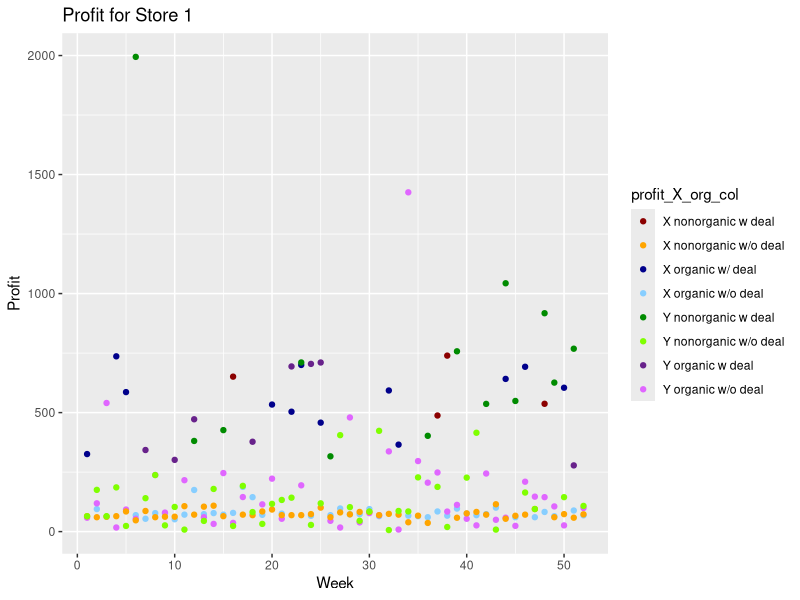
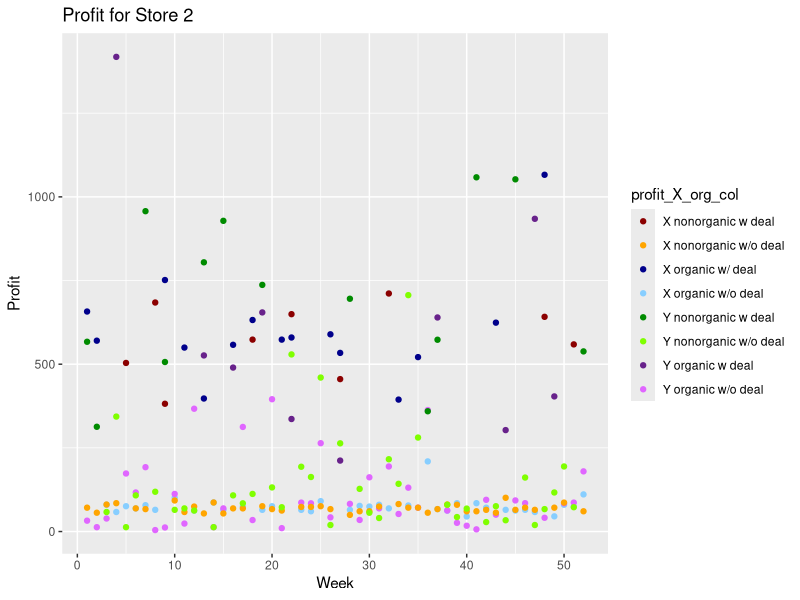
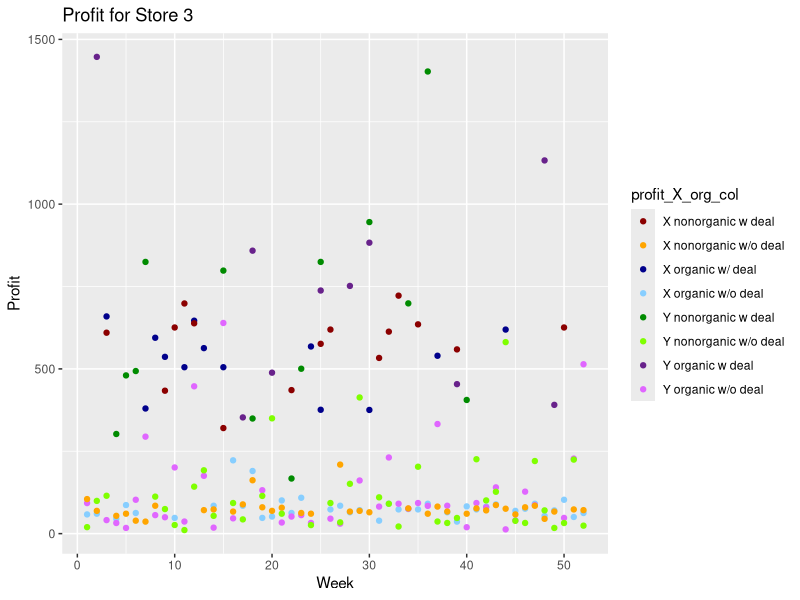
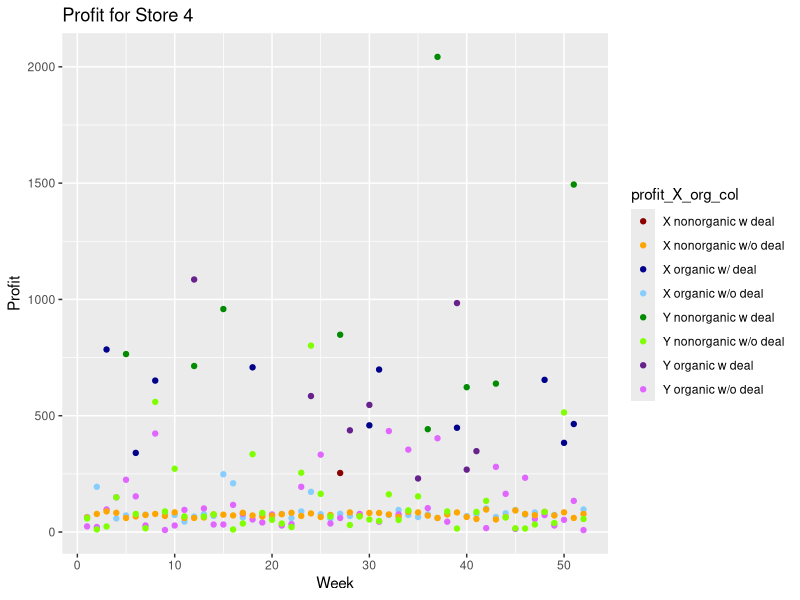
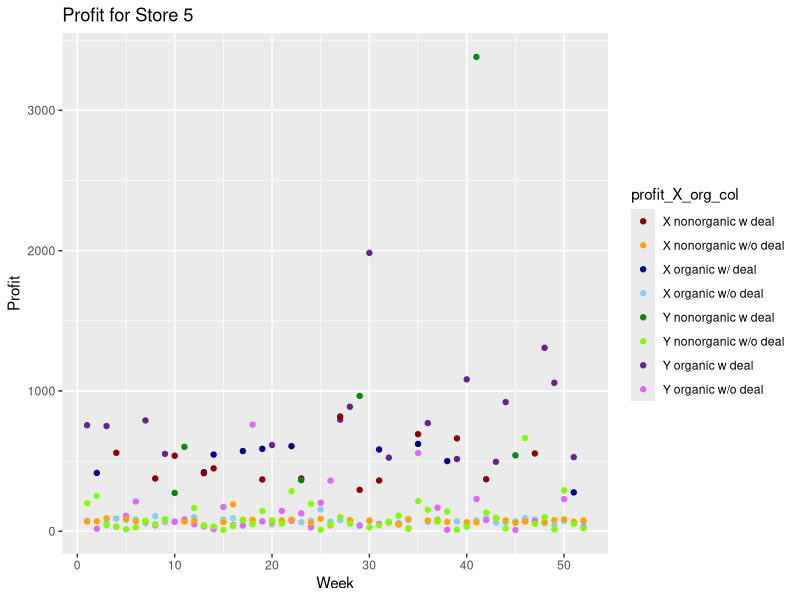
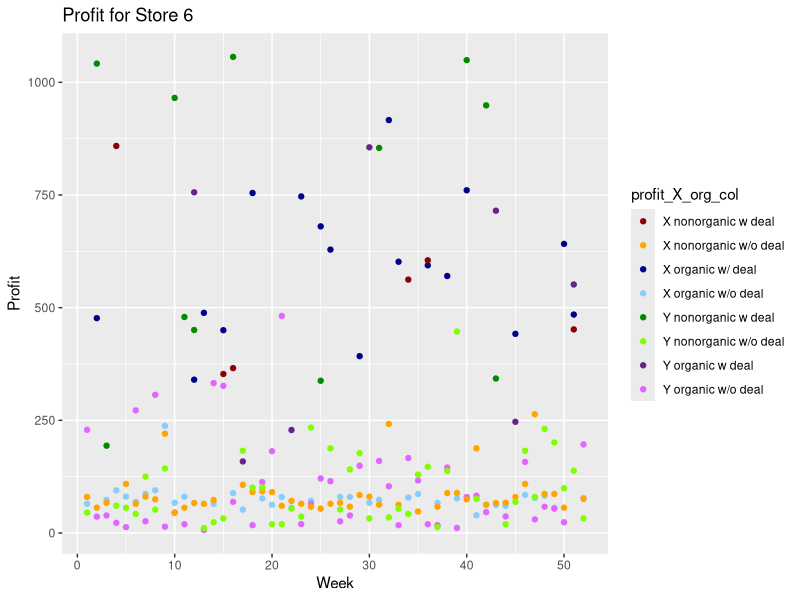
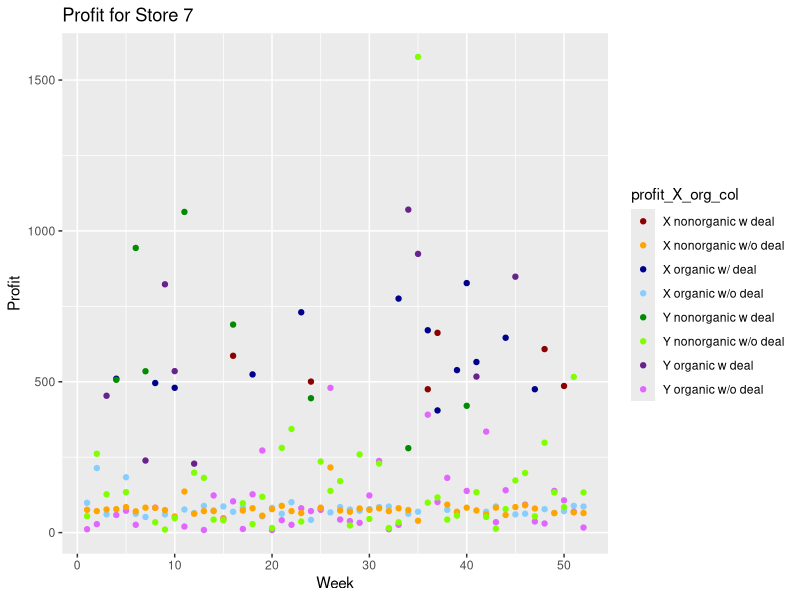
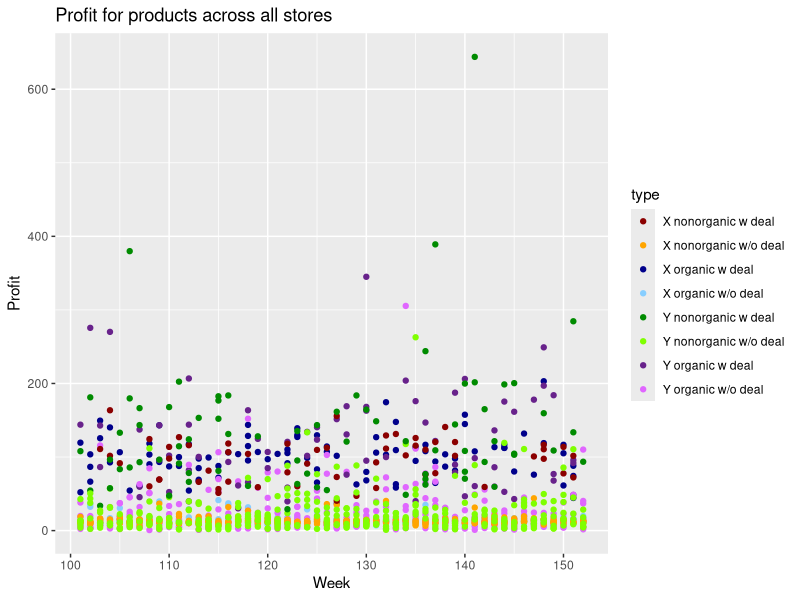

Reproduce these figures in R, in order.
## ---- chunk 1
knitr::opts_chunk$set(echo = TRUE)
library(ggplot2)
library(dplyr)
library(magrittr)
## ---- chunk 2
# Read in the data
data <- read.csv('Greatest_Aussie_Groceries_sales_data.csv', header=TRUE, sep=",")
# Change column name of cx to match style of capital X and Y
colnames(data)[colnames(data)=="cx"] <- "cX"
## ---- chunk 3
# Organic X
dataR <- data %>% filter(class=="organic") %>% select(STORE, WEEK, Hval_150, pX, cX, oz_X, deal_X, feat_X)
dataR$brand <- "X"
dataR$class <- "organic"
colnames(dataR) <- c("STORE", "WEEK", "Hval", "p", "c", "oz", "deal", "feat", "brand", "class")
data.ref <- dataR
# Organic Y
dataR <- data %>% filter(class=="organic") %>% select(STORE, WEEK, Hval_150, pY, cY, oz_Y, deal_Y, feat_Y)
dataR$brand <- "Y"
dataR$class <- "organic"
colnames(dataR) <- c("STORE", "WEEK", "Hval", "p", "c", "oz", "deal", "feat", "brand", "class")
data.ref <- rbind(data.ref, dataR)
# NonOrganic X
dataR <- data %>% filter(class=="nonorganic") %>% select(STORE, WEEK, Hval_150, pX, cX, oz_X, deal_X, feat_X)
dataR$brand <- "X"
dataR$class <- "nonorganic"
colnames(dataR) <- c("STORE", "WEEK", "Hval", "p", "c", "oz", "deal", "feat", "brand", "class")
data.ref <- rbind(data.ref, dataR)
# NonOrganic Y
dataR <- data %>% filter(class=="nonorganic") %>% select(STORE, WEEK, Hval_150, pY, cY, oz_Y, deal_Y, feat_Y)
dataR$brand <- "Y"
dataR$class <- "nonorganic"
colnames(dataR) <- c("STORE", "WEEK", "Hval", "p", "c", "oz", "deal", "feat", "brand", "class")
data.ref <- rbind(data.ref, dataR)
## ---- chunk 4
# Append a deal_feat column for X and Y
data <- mutate(data, deal_feat_Y = deal_Y*10 + feat_Y, deal_feat_X = deal_X*10 + feat_X)
# Append a revenue column for X and Y 
data <- mutate(data, rev_X = oz_X * pX, rev_Y = oz_Y * pY)
# Append a profit column for X and Y 
data <- mutate(data, profit_X = rev_X - cX * pX, profit_Y = rev_Y - cY * pY)
## ---- chunk 5
plotStore <- function(store_ID) {
# The palette with black:
cbbPalette <- c("red4", "orange1", "blue4", "skyblue1", "green4", "chartreuse1", "darkorchid4", "mediumorchid1")
# Pull data into temp results dataframe
results <- data.frame(WEEK=c(1:52))
results[,c("profit_X_org","profit_Y_org")] <- data %>% filter(.,STORE==store_ID, class=="organic") %>% select(.,profit_X, profit_Y)
results[,c("profit_X_non","profit_Y_non")] <- data %>% filter(.,STORE==store_ID, class=="nonorganic") %>% select(.,profit_X, profit_Y)
results[,c("profit_X_org_col","profit_Y_org_col")] <- data %>% filter(.,STORE==store_ID, class=="organic") %>% select(.,deal_X, deal_Y)
results[,c("profit_X_non_col","profit_Y_non_col")] <- data %>% filter(.,STORE==store_ID, class=="nonorganic") %>% select(.,deal_X, deal_Y)
# Assign legend name to categorical data
results$profit_X_org_col[results$profit_X_org_col == 0] <- "X organic w/o deal"
results$profit_X_org_col[results$profit_X_org_col == 1] <- "X organic w/ deal"
results$profit_Y_org_col[results$profit_Y_org_col == 0] <- "Y organic w/o deal"
results$profit_Y_org_col[results$profit_Y_org_col == 1] <- "Y organic w deal"
results$profit_X_non_col[results$profit_X_non_col == 0] <- "X nonorganic w/o deal"
results$profit_X_non_col[results$profit_X_non_col == 1] <- "X nonorganic w deal"
results$profit_Y_non_col[results$profit_Y_non_col == 0] <- "Y nonorganic w/o deal"
results$profit_Y_non_col[results$profit_Y_non_col == 1] <- "Y nonorganic w deal"
# Plot results
ggplot(results, aes(x=WEEK)) + 
  geom_point(aes(y=profit_X_org, colour=profit_X_org_col)) +
  geom_point(aes(y=profit_Y_org, colour=profit_Y_org_col)) + 
  geom_point(aes(y=profit_X_non, colour=profit_X_non_col)) +
  geom_point(aes(y=profit_Y_non, colour=profit_Y_non_col)) + 
  scale_colour_manual(values=cbbPalette) +
  labs(x = "Week", y = "Profit", title = paste("Profit for Store",store_ID)) 
}

# Plot the data
plotStore(1)
plotStore(2)
plotStore(3)
plotStore(4)
plotStore(5)
plotStore(6)
plotStore(7)

## General Scatter Plot
cbbPalette <- c("red4", "orange1", "blue4", "skyblue1", "green4", "chartreuse1", "darkorchid4", "mediumorchid1")
generalScatterResults <- data.ref %>% select(WEEK, p, c, oz, deal, class, brand)
generalScatterResults$deal[generalScatterResults$deal == 1] = "w deal"
generalScatterResults$deal[generalScatterResults$deal == 0] = "w/o deal"
generalScatterResults <- generalScatterResults %>% mutate(profit=oz*(p-c))
generalScatterResults <- generalScatterResults %>% mutate(type=paste(brand,class,deal,sep=" "))
ggplot(generalScatterResults, aes(x=WEEK)) + 
  geom_point(aes(y=profit, colour=type)) +
  scale_colour_manual(values=cbbPalette) +
  labs(x = "Week", y = "Profit", title = "Profit for products across all stores") 
## ---- chunk 6
# Function to retreve data from dataframe and composite into factor
retrieveData <- function(data, deal, CLASS, xy) {
  names <- c("STORE", "PROFIT")
  if (xy == "x")
    temp <- data %>% filter(deal_X==deal, class==CLASS) %>% select(STORE, profit_X)
   else
    temp <- data %>% filter(deal_Y==deal, class==CLASS) %>% select(STORE, profit_Y)
  colnames(temp) <- names
  name <- if (xy == "x") "X" else "Y"
  name <- if (CLASS == "organic") paste(name,"O",sep="") else paste(name,"I",sep="") 
  name <- if (deal == 1) paste(name,"deal",sep="_") else paste(name,"no_deal",sep="_") 
  return(data.frame(type=rep(name,nrow(temp)),temp))
}

boxplot_data <- retrieveData(data, deal=0, CLASS="organic", xy="x")
boxplot_data <- rbind(boxplot_data,retrieveData(data, deal=0, CLASS="nonorganic", xy="x"))
boxplot_data <- rbind(boxplot_data,retrieveData(data, deal=0, CLASS="organic", xy="y"))
boxplot_data <- rbind(boxplot_data,retrieveData(data, deal=0, CLASS="nonorganic", xy="y"))
boxplot_data <- rbind(boxplot_data,retrieveData(data, deal=1, CLASS="organic", xy="x"))
boxplot_data <- rbind(boxplot_data,retrieveData(data, deal=1, CLASS="nonorganic", xy="x"))
boxplot_data <- rbind(boxplot_data,retrieveData(data, deal=1, CLASS="organic", xy="y"))
boxplot_data <- rbind(boxplot_data,retrieveData(data, deal=1, CLASS="nonorganic", xy="y"))

ggplot(boxplot_data, aes(x=type, y=PROFIT)) + geom_boxplot() + labs(title="Boxplots of profit for different products", x="Product", y = "Profit")
## ---- chunk 7
boxplot_data <- mutate(boxplot_data, log10PROFIT=log10(PROFIT))
ggplot(boxplot_data, aes(x=type, y=log10PROFIT)) + geom_boxplot() + labs(title="Boxplots of log10(profit) for different products", x="Product", y = "log10(Profit)")
## ---- chunk 8
boxplot_data %>% filter(type=="XO_no_deal") %>% ggplot(., aes(x=STORE, y=PROFIT)) + geom_boxplot(aes(group = cut_width(STORE, 1))) + labs(title=paste("Profit of", "XO_no_deal" ,"for different stores"), x="Store", y = "Profit")
boxplot_data %>% filter(type=="XI_no_deal") %>% ggplot(., aes(x=STORE, y=PROFIT)) + geom_boxplot(aes(group = cut_width(STORE, 1))) + labs(title=paste("Profit of", "XI_no_deal" ,"for different stores"), x="Store", y = "Profit")
boxplot_data %>% filter(type=="YO_no_deal") %>% ggplot(., aes(x=STORE, y=PROFIT)) + geom_boxplot(aes(group = cut_width(STORE, 1))) + labs(title=paste("Profit of", "YO_no_deal" ,"for different stores"), x="Store", y = "Profit")
boxplot_data %>% filter(type=="YI_no_deal") %>% ggplot(., aes(x=STORE, y=PROFIT)) + geom_boxplot(aes(group = cut_width(STORE, 1))) + labs(title=paste("Profit of", "YI_no_deal" ,"for different stores"), x="Store", y = "Profit")
boxplot_data %>% filter(type=="XO_deal") %>% ggplot(., aes(x=STORE, y=PROFIT)) + geom_boxplot(aes(group = cut_width(STORE, 1))) + labs(title=paste("Profit of", "XO_deal" ,"for different stores"), x="Store", y = "Profit")
boxplot_data %>% filter(type=="XI_deal") %>% ggplot(., aes(x=STORE, y=PROFIT)) + geom_boxplot(aes(group = cut_width(STORE, 1))) + labs(title=paste("Profit of", "XI_deal" ,"for different stores"), x="Store", y = "Profit")
boxplot_data %>% filter(type=="YO_deal") %>% ggplot(., aes(x=STORE, y=PROFIT)) + geom_boxplot(aes(group = cut_width(STORE, 1))) + labs(title=paste("Profit of", "YO_deal" ,"for different stores"), x="Store", y = "Profit")
boxplot_data %>% filter(type=="YI_deal") %>% ggplot(., aes(x=STORE, y=PROFIT)) + geom_boxplot(aes(group = cut_width(STORE, 1))) + labs(title=paste("Profit of", "YI_deal" ,"for different stores"), x="Store", y = "Profit")
## ---- chunk 9
# Function that pulls out the data
retrieveDataLM <- function(data, CLASS, xy) {
  names <- c("STORE", "oz", "p", "deal")
  if (xy == "x")
    temp <- data %>% filter(.,class==CLASS) %>% select(.,STORE, oz_X, pX, deal_X)
  else
    temp <- data %>% filter(class==CLASS) %>% select(STORE, oz_Y, pY, deal_Y)
  colnames(temp) <- names
  name <- if (xy == "x") "X" else "Y"
  name <- if (CLASS == "organic") paste(name,"O",sep="") else paste(name,"I",sep="") 
  return(data.frame(type=rep(name,nrow(temp)),temp))
}

# Function that plots the loglog and actual curves
filteredLM <- function(data, TYPE, log=FALSE, include_Deal=FALSE) {
  response <- data %>% filter(type==TYPE) %>% select(oz) %>% {if (log) log(.) else (.)} %>% as.matrix()
  elasticity <- data %>% filter(type==TYPE) %>% select(p) %>% {if (log) log(.) else (.)} %>% as.matrix()
  deal <- data %>% filter(type==TYPE) %>% select(deal) %>% {if (include_Deal) (.) else (.)*0} %>% as.matrix()
  return(lm(response~elasticity+deal))
}

# Function to plot Prediction with actual data
plotStatsLogLog <- function(lm, type="loglog", title="") {
  results <- data.frame(p=lm$model$elasticity, oz=lm$model$response, resid=resid(lm))
  results <- mutate(results, loglogSol=lm$coefficients[1] + lm$coefficients[2]*p + if (is.na(lm$coefficients[3])) 0 else lm$coefficients[3]*lm$model$deal)
  results$sol <- exp(results$loglogSol)
  if (type == "loglog")
    ggplot(results) + geom_point(aes(x=p, y=oz)) + geom_line(aes(x=p, y=loglogSol)) + labs(x="log(price)", y="log(oz)", title=title) + coord_flip()
  else
    ggplot(results) + geom_point(aes(x=exp(p), y=exp(oz))) + geom_line(aes(x=exp(p), y=sol))  + labs(x="price", y="oz", title=title) + coord_flip()
}

# Function that generates the inear model
lm_data <- retrieveDataLM(data, CLASS="organic", xy="x")
lm_data <- rbind(lm_data,retrieveDataLM(data, CLASS="nonorganic", xy="x"))
lm_data <- rbind(lm_data,retrieveDataLM(data, CLASS="organic", xy="y"))
lm_data <- rbind(lm_data,retrieveDataLM(data, CLASS="nonorganic", xy="y"))
## ---- chunk 10
# Linear Model Summary for Organic X product without including the deal dummy variable
XO_lm_without_deal <- filteredLM(lm_data, TYPE="XO", log=TRUE, include_Deal=FALSE)
summary(XO_lm_without_deal)
plotStatsLogLog(XO_lm_without_deal, "loglog", "loglog PED for Organic X without deal")
plotStatsLogLog(XO_lm_without_deal, "normal", "PED for Organic X without deal")
## ---- chunk 11
# Linear Model Summary for Organic X product including deal dummy variable
XO_lm_with_deal <- filteredLM(lm_data, TYPE="XO", log=TRUE, include_Deal=TRUE)
summary(XO_lm_with_deal)
plotStatsLogLog(XO_lm_with_deal, "loglog", "loglog PED for Organic X with deal")
plotStatsLogLog(XO_lm_with_deal, "normal", "PED for Organic X with deal")
## ---- chunk 12
# Linear Model Summary for Organic Y product without including the deal dummy variable
YO_lm_without_deal <- filteredLM(lm_data, TYPE="YO", log=TRUE, include_Deal=FALSE)
summary(YO_lm_without_deal)
plotStatsLogLog(YO_lm_without_deal, "loglog", "loglog PED for Organic Y without deal")
plotStatsLogLog(YO_lm_without_deal, "normal", "PED for Organic Y without deal")
## ---- chunk 13
# Linear Model Summary for Organic Y product including deal dummy variable
YO_lm_with_deal <- filteredLM(lm_data, TYPE="YO", log=TRUE, include_Deal=TRUE)
summary(YO_lm_with_deal)
plotStatsLogLog(YO_lm_with_deal, "loglog", "loglog PED for Organic Y with deal")
plotStatsLogLog(YO_lm_with_deal, "normal", "PED for Organic Y with deal")
## ---- chunk 14
# Linear Model Summary for Nonorganic X product without including the deal dummy variable
XI_lm_without_deal <- filteredLM(lm_data, TYPE="XI", log=TRUE, include_Deal=FALSE)
summary(XI_lm_without_deal)
plotStatsLogLog(XI_lm_without_deal, "loglog", "loglog PED for Nonorganic X without deal")
plotStatsLogLog(XI_lm_without_deal, "normal", "PED for Nonrganic X without deal")
## ---- chunk 15
# Linear Model Summary for Nonorganic X product including deal dummy variable
XI_lm_with_deal <- filteredLM(lm_data, TYPE="XI", log=TRUE, include_Deal=TRUE)
summary(XI_lm_with_deal)
plotStatsLogLog(XI_lm_with_deal, "loglog", "loglog PED for Nonorganic X with deal")
plotStatsLogLog(XI_lm_with_deal, "normal", "PED for Nonorganic X with deal")
## ---- chunk 16
# Linear Model Summary for Nonorganic Y product without including the deal dummy variable
YI_lm_without_deal <- filteredLM(lm_data, TYPE="YI", log=TRUE, include_Deal=FALSE)
summary(YI_lm_without_deal)
plotStatsLogLog(YI_lm_without_deal, "loglog", "loglog PED for Nonorganic Y without deal")
plotStatsLogLog(YI_lm_without_deal, "normal", "PED for Nonorganic Y without deal")
## ---- chunk 17
# Linear Model Summary for Nonorganic Y product including deal dummy variable
YI_lm_with_deal <- filteredLM(lm_data, TYPE="YI", log=TRUE, include_Deal=TRUE)
summary(YI_lm_with_deal)
plotStatsLogLog(YI_lm_with_deal, "loglog", "loglog PED for Nonorganic Y with deal")
plotStatsLogLog(YI_lm_with_deal, "normal", "PED for Nonorganic Y with deal")
## ---- chunk 18
# Function that pulls out the data
retrieveDataCPED <- function(data, Q_class, Q_brand) {
tempQ <- data %>% filter(., class==Q_class) %>% select(., STORE, matches(paste("oz",Q_brand,sep="_")))
colnames(tempQ) <- c("STORE", "oz")
tempP_Org <- data %>% filter(., class=="organic") %>% select(., pX, pY)
colnames(tempP_Org) <- c("p_X_org", "p_Y_org")
tempP_NonOrg <- data %>% filter(., class=="nonorganic") %>% select(., pX, pY)
colnames(tempP_NonOrg) <- c("p_X_nonorg", "p_Y_nonorg")
return(data.frame(tempQ, tempP_Org, tempP_NonOrg))
}

# Function that plots the loglog and actual curves
crossPEDLinearReg <- function(data, TYPES, log=TRUE) {
  Q <- data %>% select(oz) %>% {if (log) log(.) else (.)} %>% as.matrix()
  pXOrg <- data %>% select(p_X_org) %>% {if (log) log(.) else (.)} %>% {if ("xOrg" %in% TYPES) (.) else (.)*0} %>% as.matrix()
  pYOrg <- data %>% select(p_Y_org) %>% {if (log) log(.) else (.)} %>% {if ("yOrg" %in% TYPES) (.) else (.)*0}  %>% as.matrix()
  pXNonOrg <- data %>% select(p_X_nonorg) %>% {if (log) log(.) else (.)} %>% {if ("xNonOrg" %in% TYPES) (.) else (.)*0}  %>% as.matrix()
  pYNonOrg <- data %>% select(p_Y_nonorg) %>% {if (log) log(.) else (.)} %>% {if ("yNonOrg" %in% TYPES) (.) else (.)*0}  %>% as.matrix()
  return(lm(Q~pXOrg+pYOrg+pXNonOrg+pYNonOrg))
}


crossXOrg <- retrieveDataCPED(data, "organic", "X")
crossYOrg <- retrieveDataCPED(data, "organic", "Y")
crossXNonOrg <- retrieveDataCPED(data, "nonorganic", "X")
crossYNonOrg <- retrieveDataCPED(data, "nonorganic", "Y")

lmXOrg <- crossPEDLinearReg(crossXOrg, c("xOrg"))
summary(lmXOrg)

lmXOrg <- crossPEDLinearReg(crossXOrg, c("yOrg"))
summary(lmXOrg)

lmXOrg <- crossPEDLinearReg(crossXOrg, c("xNonOrg"))
summary(lmXOrg)

lmXOrg <- crossPEDLinearReg(crossXOrg, c("yNonOrg"))
summary(lmXOrg)
## ---- chunk 19
XOrg.Qcoef = c(-16.8432,-7.0398)
YOrg.Qcoef = c(-15.7803,-6.7308)
XNonOrg.Qcoef = c(-15.8704,-6.7511)
YNonOrg.Qcoef = c(-15.4133,-6.657)

XOrg.Ccoef = c(-0.0006,0.8491)
YOrg.Ccoef = c(0.0003,0.8042)
XNonOrg.Ccoef = c(-0.0004,0.8434)
YNonOrg.Ccoef = c(0.0003,0.804)

profit <- function(price, Qcoef, Ccoef) {
  quantity <- exp(Qcoef[1]) * price^Qcoef[2]
  cost <- Ccoef[1] + Ccoef[2]*price
  return(quantity*(price-cost))
}
Xorg.Profit.func <- function(price) {
  return(profit(price,XOrg.Qcoef,XOrg.Ccoef))
}
Yorg.Profit.func <- function(price) {
  return(profit(price,YOrg.Qcoef,YOrg.Ccoef))
}
Xnonorg.Profit.func <- function(price) {
  return(profit(price,XNonOrg.Qcoef,XNonOrg.Ccoef))
}
Ynonorg.Profit.func <- function(price) {
  return(profit(price,YNonOrg.Qcoef,YNonOrg.Ccoef))
}
ggplot(data.frame(price = c(0.018, 0.035)), aes(price)) + 
  stat_function(fun = Xorg.Profit.func, aes(colour = "organic X")) + 
  stat_function(fun = Yorg.Profit.func, aes(colour = "organic Y")) + 
  stat_function(fun = Xnonorg.Profit.func, aes(colour = "inorganic X")) + 
  stat_function(fun = Ynonorg.Profit.func, aes(colour = "inorganic Y")) +
  scale_colour_manual("Lgend title", values = c("red", "blue", "green", "orange")) +
  labs(x = "price/oz", y = "profit/wk", title = "Profit per week versus price for each product")
## ---- chunk 20
# Linear Model for C(q)
costQuantityLM <- function(data, CLASS, BRAND) {
  cost <- data %>% filter(class==CLASS, brand==BRAND) %>% select(c) %>% log() %>% as.matrix()
  quantity <- data %>% filter(class==CLASS, brand==BRAND) %>% select(oz) %>% log() %>% as.matrix()
  return(lm(cost~quantity))
}

# Linear Model for R(q)
revenueQuantityLM <- function(data, CLASS, BRAND) {
  revenue <- data %>% filter(class==CLASS, brand==BRAND) %>% select(p) %>% log() %>% as.matrix()
  quantity <- data %>% filter(class==CLASS, brand==BRAND) %>% select(oz) %>% log() %>% as.matrix()
  return(lm(revenue~quantity))
}

marginalValue <- function(point, coef) {
  return(exp(coef[1])*point^coef[2] + coef[2]*exp(coef[1])*point^(coef[2]-1)*point)
}

cQ_X_org <- costQuantityLM(data.ref, "organic", "X")
cQ_X_org$coefficients[1] <- cQ_X_org$coefficients[1]
cQ_X_org$coefficients[2] <- cQ_X_org$coefficients[2]/1.15
cQ_Y_org <- costQuantityLM(data.ref, "organic", "Y")
cQ_X_nonorg <- costQuantityLM(data.ref, "nonorganic", "X")
cQ_Y_nonorg <- costQuantityLM(data.ref, "nonorganic", "Y")

rQ_X_org <- revenueQuantityLM(data.ref, "organic", "X")
rQ_Y_org <- revenueQuantityLM(data.ref, "organic", "Y")
rQ_X_nonorg <- revenueQuantityLM(data.ref, "nonorganic", "X")
rQ_Y_nonorg <- revenueQuantityLM(data.ref, "nonorganic", "Y")

cQ_XO_Curve <- function(quantity) return(marginalValue(quantity,cQ_X_org$coefficients))
rQ_XO_Curve <- function(quantity) return(marginalValue(quantity,rQ_X_org$coefficients))

cQ_YO_Curve <- function(quantity) return(marginalValue(quantity,cQ_Y_org$coefficients))
rQ_YO_Curve <- function(quantity) return(marginalValue(quantity,rQ_Y_org$coefficients))

cQ_XI_Curve <- function(quantity) return(marginalValue(quantity,cQ_X_nonorg$coefficients))
rQ_XI_Curve <- function(quantity) return(marginalValue(quantity,rQ_X_nonorg$coefficients))

cQ_YI_Curve <- function(quantity) return(marginalValue(quantity,cQ_Y_nonorg$coefficients))
rQ_YI_Curve <- function(quantity) return(marginalValue(quantity,rQ_Y_nonorg$coefficients))

quantity.range = c(10, 100000)
ggplot(data.frame(quantity = quantity.range ), aes(quantity)) + 
  stat_function(fun = cQ_XO_Curve, aes(colour = "MC XO")) + 
  stat_function(fun = rQ_XO_Curve, aes(colour = "MR XO")) + 
  labs(y = "price/cost (per oz)", x="Quantity", title = "MC and MR for Organic X")

ggplot(data.frame(quantity = quantity.range ), aes(quantity)) + 
  stat_function(fun = cQ_YO_Curve, aes(colour = "MC YO")) + 
  stat_function(fun = rQ_YO_Curve, aes(colour = "MR YO")) + 
  labs(y = "price/cost (per oz)", x="Quantity", title = "MC and MR for Organic Y")

ggplot(data.frame(quantity = quantity.range ), aes(quantity)) + 
  stat_function(fun = cQ_XI_Curve, aes(colour = "MC XI")) + 
  stat_function(fun = rQ_XI_Curve, aes(colour = "MR XI")) + 
  labs(y = "price/cost (per oz)", x="Quantity", title = "MC and MR for NonOrganic X")

ggplot(data.frame(quantity = quantity.range ), aes(quantity)) + 
  stat_function(fun = cQ_YI_Curve, aes(colour = "MC YI")) + 
  stat_function(fun = rQ_YI_Curve, aes(colour = "MR YI")) + 
  labs(y = "price/cost (per oz)", x="Quantity", title = "MC and MR for NonOrganic Y")
## ---- chunk 21
cQ_X_org <- costQuantityLM(data.ref, "organic", "X")
cQ_X_org$coefficients[1] <- cQ_X_org$coefficients[1]
cQ_X_org$coefficients[2] <- cQ_X_org$coefficients[2]/1.15
cQ_XO_Curve <- function(quantity) return(marginalValue(quantity,cQ_X_org$coefficients))
rQ_XO_Curve <- function(quantity) return(marginalValue(quantity,rQ_X_org$coefficients))
quantity.range = c(10, 100000)
ggplot(data.frame(quantity = quantity.range ), aes(quantity)) + 
  stat_function(fun = cQ_XO_Curve, aes(colour = "MC XO")) + 
  stat_function(fun = rQ_XO_Curve, aes(colour = "MR XO")) + 
  labs(y = "price/cost (per oz)", x="Quantity", title = "MC and MR for Organic X (with improved c curve)")

ggplot(data.frame(quantity = quantity.range ), aes(quantity)) + 
  stat_function(fun = cQ_XO_Curve, aes(colour = "MC XO")) + 
  stat_function(fun = rQ_XO_Curve, aes(colour = "MR XO")) + 
  labs(y = "log10 price/cost (per oz)", x="log 10 Quantity", title = "MC and MR for Organic X (with improved c curve)") +
  scale_x_log10()
## ---- chunk 22
crossPEDLM <- function(data.ref, BRAND="X", CLASS="organic") {
  quantity <- data.ref %>% filter(brand==BRAND, class==CLASS) %>% select(oz) %>% log() %>% as.matrix()
  hVal <- data.ref %>% filter(brand==BRAND, class==CLASS) %>% select(Hval) %>% log() %>% as.matrix()
  XO_org_price <- data.ref %>% filter(brand=="X", class=="organic") %>% select(p) %>% log() %>% as.matrix()
  YO_org_price <- data.ref %>% filter(brand=="Y", class=="organic") %>% select(p) %>% log() %>% as.matrix()
  XI_org_price <- data.ref %>% filter(brand=="X", class=="nonorganic") %>% select(p) %>% log() %>% as.matrix()
  YI_org_price <- data.ref %>% filter(brand=="Y", class=="nonorganic") %>% select(p) %>% log() %>% as.matrix()
  XO_org_deal <- data.ref %>% filter(brand=="X", class=="organic") %>% select(deal) %>% as.matrix()
  YO_org_deal <- data.ref %>% filter(brand=="Y", class=="organic") %>% select(deal) %>% as.matrix()
  XI_org_deal <- data.ref %>% filter(brand=="X", class=="nonorganic") %>% select(deal) %>% as.matrix()
  YI_org_deal <- data.ref %>% filter(brand=="Y", class=="nonorganic") %>% select(deal) %>% as.matrix()
  
  lm.crossPED <- lm(quantity~hVal + XO_org_price + YO_org_price + XI_org_price + YI_org_price + XO_org_deal + YO_org_deal + XI_org_deal + YI_org_deal)
}
## ---- chunk 23
crossPEDLMXO <- function(data.ref, BRAND="X", CLASS="organic") {
  quantity <- data.ref %>% filter(brand==BRAND, class==CLASS) %>% select(oz) %>% log() %>% as.matrix()
  hVal <- data.ref %>% filter(brand==BRAND, class==CLASS) %>% select(Hval) %>% log() %>% as.matrix()
  XO_org_price <- data.ref %>% filter(brand=="X", class=="organic") %>% select(p) %>% log() %>% as.matrix()
  YO_org_price <- data.ref %>% filter(brand=="Y", class=="organic") %>% select(p) %>% log() %>% as.matrix()
  XI_org_price <- data.ref %>% filter(brand=="X", class=="nonorganic") %>% select(p) %>% log() %>% as.matrix()
  YI_org_price <- data.ref %>% filter(brand=="Y", class=="nonorganic") %>% select(p) %>% log() %>% as.matrix()
  XO_org_deal <- data.ref %>% filter(brand=="X", class=="organic") %>% select(deal) %>% as.matrix()
  YO_org_deal <- data.ref %>% filter(brand=="Y", class=="organic") %>% select(deal) %>% as.matrix()
  XI_org_deal <- data.ref %>% filter(brand=="X", class=="nonorganic") %>% select(deal) %>% as.matrix()
  YI_org_deal <- data.ref %>% filter(brand=="Y", class=="nonorganic") %>% select(deal) %>% as.matrix()
  
  lm.crossPED <- lm(quantity~XO_org_price + XO_org_deal + YO_org_deal)
}
XO_cross_PED <- crossPEDLM(data.ref, "X", "organic")
summary(XO_cross_PED)
XO_cross_PED <- crossPEDLMXO(data.ref, "X", "organic")
summary(XO_cross_PED)
## ---- chunk 24
crossPEDLMYO <- function(data.ref, BRAND="Y", CLASS="organic") {
  quantity <- data.ref %>% filter(brand==BRAND, class==CLASS) %>% select(oz) %>% log() %>% as.matrix()
  hVal <- data.ref %>% filter(brand==BRAND, class==CLASS) %>% select(Hval) %>% log() %>% as.matrix()
  XO_org_price <- data.ref %>% filter(brand=="X", class=="organic") %>% select(p) %>% log() %>% as.matrix()
  YO_org_price <- data.ref %>% filter(brand=="Y", class=="organic") %>% select(p) %>% log() %>% as.matrix()
  XI_org_price <- data.ref %>% filter(brand=="X", class=="nonorganic") %>% select(p) %>% log() %>% as.matrix()
  YI_org_price <- data.ref %>% filter(brand=="Y", class=="nonorganic") %>% select(p) %>% log() %>% as.matrix()
  XO_org_deal <- data.ref %>% filter(brand=="X", class=="organic") %>% select(deal) %>% as.matrix()
  YO_org_deal <- data.ref %>% filter(brand=="Y", class=="organic") %>% select(deal) %>% as.matrix()
  XI_org_deal <- data.ref %>% filter(brand=="X", class=="nonorganic") %>% select(deal) %>% as.matrix()
  YI_org_deal <- data.ref %>% filter(brand=="Y", class=="nonorganic") %>% select(deal) %>% as.matrix()
  
  lm.crossPED <- lm(quantity~XO_org_price + YO_org_price + YO_org_deal)
}
YO_cross_PED <- crossPEDLM(data.ref, "Y", "organic")
summary(YO_cross_PED)
YO_cross_PED <- crossPEDLMYO(data.ref, "Y", "organic")
summary(YO_cross_PED)
## ---- chunk 25
crossPEDLMXI <- function(data.ref, BRAND="X", CLASS="nonorganic") {
  quantity <- data.ref %>% filter(brand==BRAND, class==CLASS) %>% select(oz) %>% log() %>% as.matrix()
  hVal <- data.ref %>% filter(brand==BRAND, class==CLASS) %>% select(Hval) %>% log() %>% as.matrix()
  XO_org_price <- data.ref %>% filter(brand=="X", class=="organic") %>% select(p) %>% log() %>% as.matrix()
  YO_org_price <- data.ref %>% filter(brand=="Y", class=="organic") %>% select(p) %>% log() %>% as.matrix()
  XI_org_price <- data.ref %>% filter(brand=="X", class=="nonorganic") %>% select(p) %>% log() %>% as.matrix()
  YI_org_price <- data.ref %>% filter(brand=="Y", class=="nonorganic") %>% select(p) %>% log() %>% as.matrix()
  XO_org_deal <- data.ref %>% filter(brand=="X", class=="organic") %>% select(deal) %>% as.matrix()
  YO_org_deal <- data.ref %>% filter(brand=="Y", class=="organic") %>% select(deal) %>% as.matrix()
  XI_org_deal <- data.ref %>% filter(brand=="X", class=="nonorganic") %>% select(deal) %>% as.matrix()
  YI_org_deal <- data.ref %>% filter(brand=="Y", class=="nonorganic") %>% select(deal) %>% as.matrix()
  
  lm.crossPED <- lm(quantity~XI_org_price + YI_org_price + XI_org_deal)
}
XI_cross_PED <- crossPEDLM(data.ref, "X", "nonorganic")
summary(XI_cross_PED)
XI_cross_PED <- crossPEDLMXI(data.ref, "X", "nonorganic")
summary(XI_cross_PED)
## ---- chunk 26
crossPEDLMYI <- function(data.ref, BRAND="Y", CLASS="nonorganic") {
  quantity <- data.ref %>% filter(brand==BRAND, class==CLASS) %>% select(oz) %>% log() %>% as.matrix()
  hVal <- data.ref %>% filter(brand==BRAND, class==CLASS) %>% select(Hval) %>% log() %>% as.matrix()
  XO_org_price <- data.ref %>% filter(brand=="X", class=="organic") %>% select(p) %>% log() %>% as.matrix()
  YO_org_price <- data.ref %>% filter(brand=="Y", class=="organic") %>% select(p) %>% log() %>% as.matrix()
  XI_org_price <- data.ref %>% filter(brand=="X", class=="nonorganic") %>% select(p) %>% log() %>% as.matrix()
  YI_org_price <- data.ref %>% filter(brand=="Y", class=="nonorganic") %>% select(p) %>% log() %>% as.matrix()
  XO_org_deal <- data.ref %>% filter(brand=="X", class=="organic") %>% select(deal) %>% as.matrix()
  YO_org_deal <- data.ref %>% filter(brand=="Y", class=="organic") %>% select(deal) %>% as.matrix()
  XI_org_deal <- data.ref %>% filter(brand=="X", class=="nonorganic") %>% select(deal) %>% as.matrix()
  YI_org_deal <- data.ref %>% filter(brand=="Y", class=="nonorganic") %>% select(deal) %>% as.matrix()
  
  lm.crossPED <- lm(quantity~XI_org_price + YI_org_price + YI_org_deal)
}
YI_cross_PED <- crossPEDLM(data.ref, "Y", "nonorganic")
summary(YI_cross_PED)
YI_cross_PED <- crossPEDLMYI(data.ref, "Y", "nonorganic")
summary(YI_cross_PED)
## ---- chunk 27
summary_XO <- data.ref %>% filter(brand=="X", class=="organic") %>% select(oz, p, c, deal, feat)
summary_XO <- mutate(summary_XO, profit=oz*(p-c))
summary_XO$deal[summary_XO$deal == 0] <- "Without"
summary_XO$deal[summary_XO$deal == 1] <- "With"
summary_XO$feat[summary_XO$feat == 0] <- "Without"
summary_XO$feat[summary_XO$feat == 1] <- "With"
ggplot(summary_XO, aes(x=deal, y=profit)) + geom_boxplot() + labs(title="XO profit with and without a deal", x="Deal", y = "Profit") 

ggplot(summary_XO, aes(x=deal, y=oz)) + geom_boxplot() + labs(title="XO oz sold with and without a deal", x="Deal", y = "Oz") 

ggplot(summary_XO, aes(x=feat, y=profit)) + geom_boxplot() + labs(title="XO profit with and without a feature", x="Feature", y = "Profit") 

ggplot(summary_XO, aes(x=feat, y=oz)) + geom_boxplot() + labs(title="XO oz sold with and without a feature", x="Feature", y = "Oz") 

summary_YO <- data.ref %>% filter(brand=="Y", class=="organic") %>% select(oz, p, c, deal, feat)
summary_YO <- mutate(summary_YO, profit=oz*(p-c))
summary_YO$deal[summary_YO$deal == 0] <- "Without"
summary_YO$deal[summary_YO$deal == 1] <- "With"
summary_YO$feat[summary_XO$feat == 0] <- "Without"
summary_YO$feat[summary_XO$feat == 1] <- "With"
ggplot(summary_YO, aes(x=deal, y=profit)) + geom_boxplot() + labs(title="YO profit with and without a deal", x="Deal", y = "Profit") 

ggplot(summary_YO, aes(x=deal, y=oz)) + geom_boxplot() + labs(title="YO oz sold with and without a deal", x="Deal", y = "Oz") 

ggplot(summary_YO, aes(x=feat, y=profit)) + geom_boxplot() + labs(title="YO profit with and without a feature", x="Feature", y = "Profit") 

ggplot(summary_YO, aes(x=feat, y=oz)) + geom_boxplot() + labs(title="YO oz sold with and without a feature", x="Feature", y = "Oz") 

summary_XI <- data.ref %>% filter(brand=="X", class=="nonorganic") %>% select(oz, p, c, deal, feat)
summary_XI <- mutate(summary_XI, profit=oz*(p-c))
summary_XI$deal[summary_XI$deal == 0] <- "Without"
summary_XI$deal[summary_XI$deal == 1] <- "With"
summary_XI$feat[summary_XI$feat == 0] <- "Without"
summary_XI$feat[summary_XI$feat == 1] <- "With"
ggplot(summary_XI, aes(x=deal, y=profit)) + geom_boxplot() + labs(title="XI profit with and without a deal", x="Deal", y = "Profit") 

ggplot(summary_XI, aes(x=deal, y=oz)) + geom_boxplot() + labs(title="XI oz sold with and without a deal", x="Deal", y = "Oz") 

ggplot(summary_XI, aes(x=feat, y=profit)) + geom_boxplot() + labs(title="XI profit with and without a feature", x="Feature", y = "Profit") 

ggplot(summary_XI, aes(x=feat, y=oz)) + geom_boxplot() + labs(title="XI oz sold with and without a feature", x="Feature", y = "Oz") 


summary_YI <- data.ref %>% filter(brand=="Y", class=="nonorganic") %>% select(oz, p, c, deal, feat)
summary_YI <- mutate(summary_YI, profit=oz*(p-c))
summary_YI$deal[summary_YI$deal == 0] <- "Without"
summary_YI$deal[summary_YI$deal == 1] <- "With"
summary_YI$feat[summary_YI$feat == 0] <- "Without"
summary_YI$feat[summary_YI$feat == 1] <- "With"
ggplot(summary_YI, aes(x=deal, y=profit)) + geom_boxplot() + labs(title="YI profit with and without a deal", x="Deal", y = "Profit") 

ggplot(summary_YI, aes(x=deal, y=oz)) + geom_boxplot() + labs(title="YI oz sold with and without a deal", x="Deal", y = "Oz") 


ggplot(summary_YI, aes(x=feat, y=profit)) + geom_boxplot() + labs(title="YI profit with and without a deal", x="Feature", y = "Profit") 

ggplot(summary_YI, aes(x=feat, y=oz)) + geom_boxplot() + labs(title="YI oz sold with and without a feature", x="Feature", y = "Oz") 
